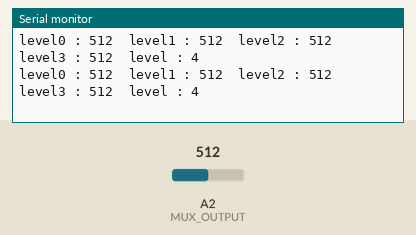
This sketch was run on a simulated Arduino Uno, built with avr-gcc and run on an emulated ATmega328P. On the bench: the last lines printed to the serial monitor. The test bench sets the inputs (shaded band); at power-on: A2 (MUX_OUTPUT) = 512.

Above: at 1.2 s.
1.3 s: A2 (MUX_OUTPUT) set to 105
At 1.34 s:
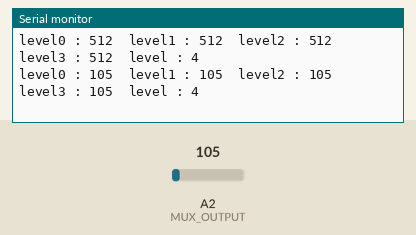
2.8 s: A2 (MUX_OUTPUT) set to 92
At 2.88 s:
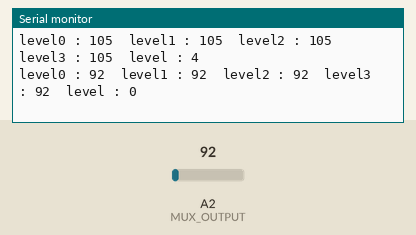
7.3 s: A2 (MUX_OUTPUT) set to 984
At 7.35 s:
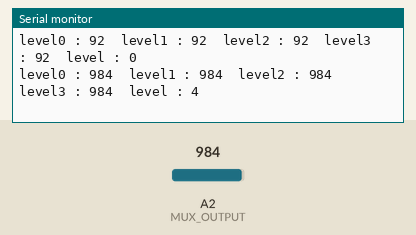
10.3 s: A2 (MUX_OUTPUT) set to 1018
At 10.32 s:
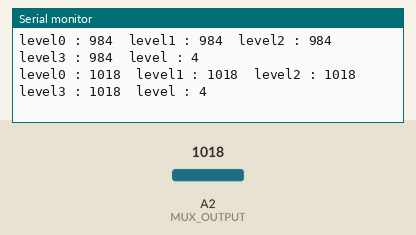
Timing chart, 0 to 13.3 s (numbered marks = the images above; inputs shaded):
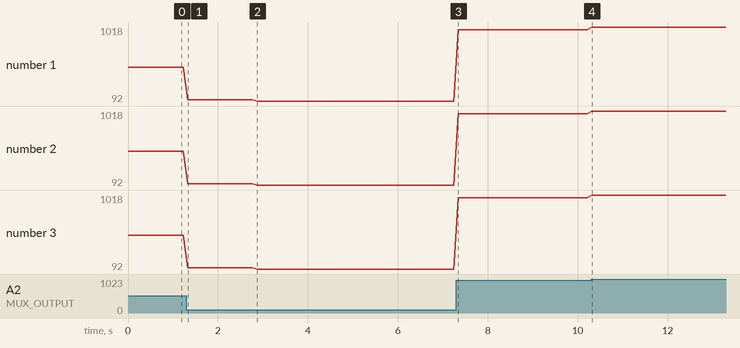

Measured:
- after the input at 1.3 s, the serial monitor: prints a new line at once (image 1)
- after the input at 2.8 s, the serial monitor: prints a new line after 0.07 s (image 2)
- after the input at 7.3 s, the serial monitor: prints a new line at once (image 3)
- after the input at 10.3 s, the serial monitor: prints a new line at once (image 4)
- plotted number 1: 512 → 105 after the input at 1.3 s, 105 → 92 after the input at 2.8 s, 92 → 984 after the input at 7.3 s, 984 → 1018 after the input at 10.3 s
- plotted number 2: 512 → 105 after the input at 1.3 s, 105 → 92 after the input at 2.8 s, 92 → 984 after the input at 7.3 s, 984 → 1018 after the input at 10.3 s
- plotted number 3: 512 → 105 after the input at 1.3 s, 105 → 92 after the input at 2.8 s, 92 → 984 after the input at 7.3 s, 984 → 1018 after the input at 10.3 s

The sketch:

water.ino
```cpp
#include "water.h"

void setup() {
  // put your setup code here, to run once:

  initailizeWater();
  Serial.begin(9600);
  pinMode(6,OUTPUT);
  analogWrite(6,255);
}

void loop() {
  // put your main code here, to run repeatedly:
  Serial.print("level0 : ");
  Serial.print(getState(0));
  Serial.print("\tlevel1 : ");
  Serial.print(getState(1));
  Serial.print("\tlevel2 : ");
  Serial.print(getState(2));
  Serial.print("\tlevel3 : ");
  Serial.print(getState(3));
  Serial.print("\tlevel : " );
  Serial.println(getLevel());

  if(getLevel() <=3){
    analogWrite(6,255);
  }
  else{
    analogWrite(6,0);
  }

delay(100);


}
```

water.cpp
```cpp
#include "water.h"
#include <arduino.h>

void initailizeWater(){
  pinMode(MUX_KEY0,OUTPUT);
  pinMode(MUX_KEY1,OUTPUT);
  pinMode(MUX_KEY2,OUTPUT);

  pinMode(MUX_OUTPUT,INPUT);
}

void setMUX(int k0, int k1, int k2){
  digitalWrite(MUX_KEY0,k0);
  digitalWrite(MUX_KEY1,k1);
  digitalWrite(MUX_KEY2,k2);
}

int getState(int level){
  int result = 0;
  if(level ==0){
    setMUX(0,0,0);

  }
  else if(level == 1){
    setMUX(0,0,1);

  }
  else if(level == 2){
    setMUX(0,1,0);
  }
  else if(level == 3){
    setMUX(0,1,1);
  }
  else{
    return -1;
  }
  result = analogRead(MUX_OUTPUT);
  return result;
}

int getLevel(){
  if(getState(0) < BOUNDARY_OK)
    return 0;

  else if(getState(1) < BOUNDARY_OK)
    return 1;

  else if(getState(2) < BOUNDARY_OK)
    return 2;

  else if(getState(3) < BOUNDARY_OK)
    return 3;

  else
   return 4;

}
```

water.h
```cpp
#ifndef _WATER_H_
#define _WATER_H_

#define MUX_KEY0  4
#define MUX_KEY1  5
#define MUX_KEY2  6

#define MUX_OUTPUT  A2

#define BOUNDARY_OK 100

int getState(int level);
int getLevel();
void initailizeWater();


#endif
```
